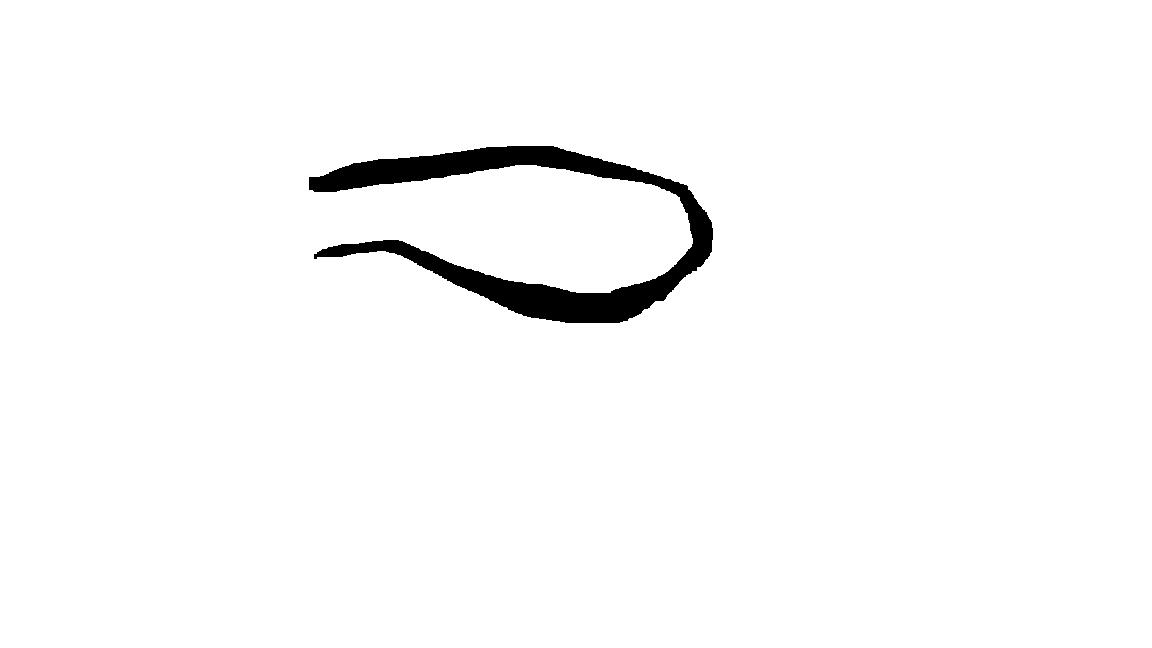
#> input picture Bingu/Bingu_C/test2.jpg, 1152 x 648 px
$ python canny.py
#> lines starting #> are read from the running program, lines starting #| are printed output that depends on the picture; after the words box and inside, x2 and y2 are one past the last pixel; in counts of white or black regions, pixels touching at a corner belong together
import cv2 as cv


class Edge():
    def __init__(self, image):
        self.__image = image

    def get_image(self):
        return self.__image

    def set_image(self, image):
        self.__image = image

    def operation_image(self):
        image = cv.imread(self.__image)
#> image is the input picture: shape (648, 1152, 3); min 0, max 255, mean 249.1
        cv.namedWindow('title')
        # cv.imshow('title', image)
        img = cv.cvtColor(image, cv.COLOR_BGR2GRAY)
        canny_img_one = cv.Canny(img, 300, 150)
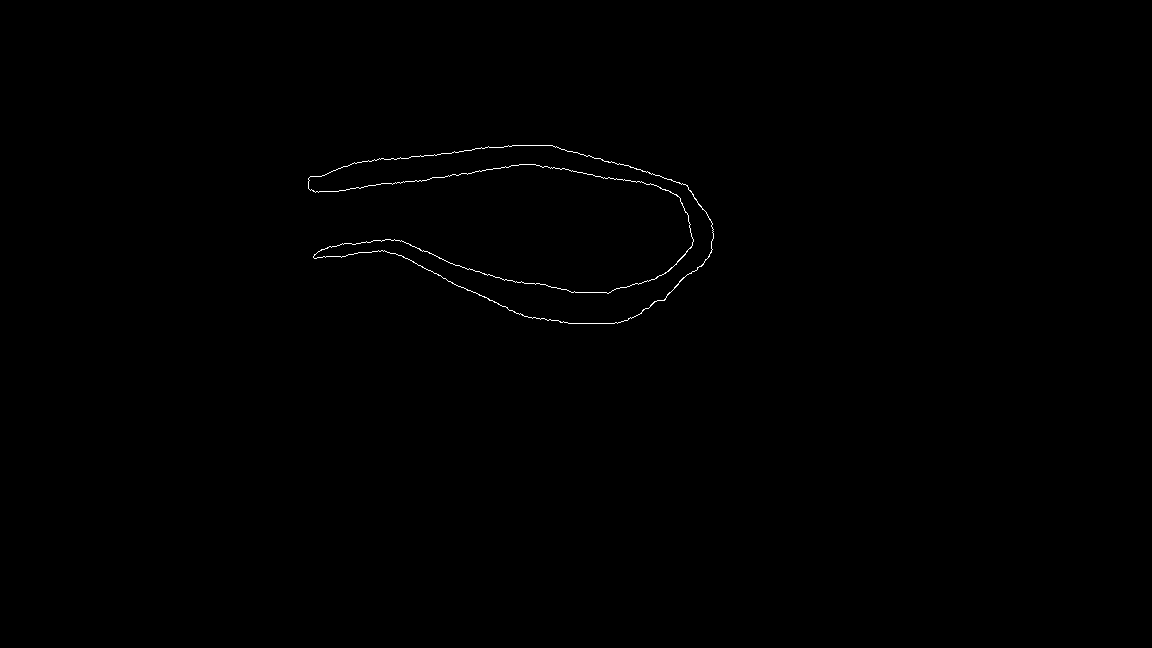
#> canny_img_one: shape (648, 1152); 0.24% white in thin lines or dots, all inside (x1, y1, x2, y2) = (308, 145, 714, 324)
        canny_img_two = canny_img_one.copy()
        for i in range(0, canny_img_one.shape[0]):
            for j in range(0, canny_img_one.shape[1]):
                canny_img_two[i, j] = 255 - canny_img_one[i, j]
        cv.imwrite('test3.jpg', canny_img_two)


if __name__ == '__main__':
    edge = Edge('test2.jpg')
    edge.operation_image()
